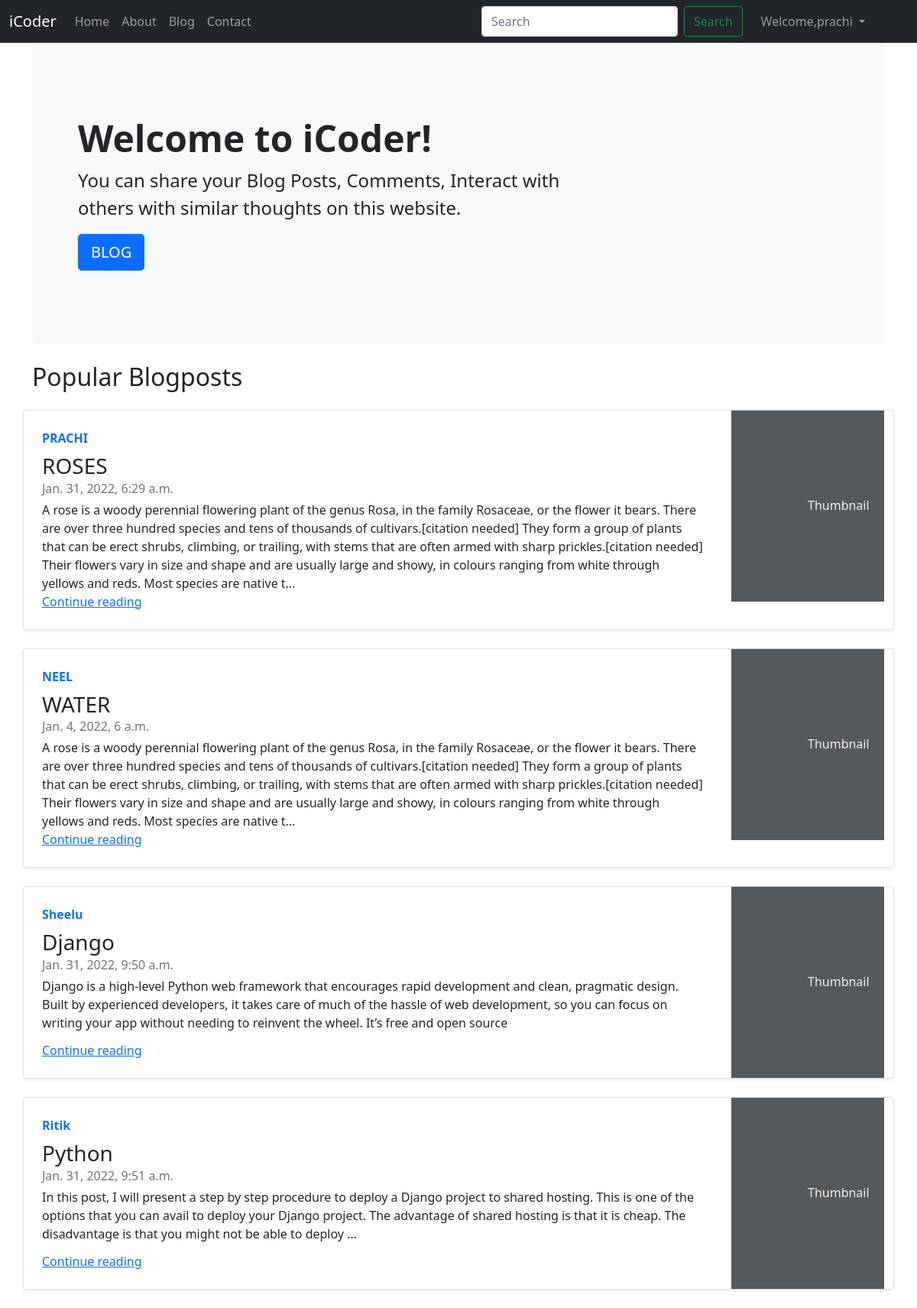
The app's page / (signed in) with its own data.
### blog/models.py (models this page shows, shortened)
class Post(models.Model):
    sno=models.AutoField(primary_key=True)
    title=models.CharField(max_length=255)
    author=models.CharField(max_length=14)
    slug=models.CharField(max_length=130)
    timeStamp=models.DateTimeField(blank=True)
    content=models.TextField()

### home/views.py (the view)
# urls.py: path('', views.home, name="home"),
def home(request):
    allPost=Post.objects.all()
    context={'allPost':allPost}
    return render(request, 'home/home.html',context)

### templates/home/home.html (shortened to what this page needs)
{% extends 'base.html' %}
{% block homeactive %}active {% endblock homeactive %}
{% block body %}
<div class="container">
    <div class="p-5 mb-4 bg-light rounded-3">
        <div class="container-fluid py-5">
            <h1 class="display-5 fw-bold">Welcome to iCoder!</h1>
            <p class="col-md-8 fs-4">You can share your Blog Posts, Comments, Interact with others with similar thoughts on this website.</p>
            <button class="btn btn-primary btn-lg" type="button"><a class="text-white" href='\blog'
                    style="text-decoration: none;">BLOG</a></button>
        </div>
    </div>
</div>
<div class="container">
    <h2>Popular Blogposts</h2>
    {% for post in allPost %}
    <div class="row no-gutters border rounded overflow-hidden flex-md-row mb-4 shadow-sm h-md-250 my-4 position-relative">
        <div class="col p-4 d-flex flex-column position-static">
            <strong class="d-inline-block mb-2 text-primary">{{post.author}}</strong>
            <h3 class="mb-0">{{post.title}}</h3>
            <div class="mb-1 text-muted">{{post.timeStamp}}</div>
            <p class="card-text mb-auto">{{post.content|truncatechars:500}}</p>
            <a href="/blog/{{post.slug}}" class="stretched-link">Continue reading</a>
        </div>
        <div class="col-auto d-none d-lg-block">
            <svg class="bd-placeholder-img" width="200" height="250" xmlns="http://www.w3.org/2000/svg"
                preserveAspectRatio="xMidYMid slice" focusable="false" role="img" aria-label="Placeholder: Thumbnail">
                <rect width="100%" height="100%" fill="#55595c"></rect><text x="50%" y="50%" fill="#eceeef"
                    dy=".3em">Thumbnail</text>
            </svg>
        </div>
    </div>
    {% endfor %}
</div>
{% endblock body %}

### templates/base.html (shortened to what this page needs)
<!doctype html>
<html lang="en">
<head>
  <link href="https://cdn.jsdelivr.net/npm/bootstrap@5.1.3/dist/css/bootstrap.min.css" rel="stylesheet"
>
</head>
<body>
  <nav class="navbar navbar-expand-lg navbar-dark bg-dark">
    <div class="container-fluid">
      <a class="navbar-brand" href="#">iCoder</a>
      <div class="collapse navbar-collapse" id="navbarSupportedContent">
        <ul class="navbar-nav me-auto mb-2 mb-lg-0">
          <li class="nav-item {% block homeactive %}
            {% endblock homeactive %}">
            <a class="nav-link" href="/">Home <span class="visually-hidden-focusable">(current)</span></a>
          </li>
          <li class="nav-item {% block aboutactive %}
            {% endblock aboutactive %}">
            <a class="nav-link" href="/about">About</a>
          </li>
          <li class="nav-item {% block blogactive %}
            {% endblock blogactive %}">
            <a class="nav-link" href="/blog">Blog</a>
          </li>
          <li class="nav-item {% block contactactive %}
            {% endblock contactactive %}">
            <a class="nav-link" href="/contact">Contact</a>
          </li>
        </ul>
        <div class="d-flex">
        <form method="get" action="/search" class="d-flex mx-3">
          <input class="form-control me-2" type="search" placeholder="Search" aria-label="Search" name="query"
          id="query">
          <button class="btn btn-outline-success" type="submit">Search</button>
        </form>
        {% if user.is_authenticated %}
        <ul class="navbar-nav ms-auto mb-2 mb-lg-0">
          <li class="nav-item dropdown me-5">
            <a class="nav-link dropdown-toggle" href="#" id="navbarDropdown" role="button" data-bs-toggle="dropdown" aria-expanded="false">
              Welcome,{{request.user}}
            </a>
          </li>
        </ul>
          {% endif %}
        </div>
      </div>
    </div>
  </nav>
  {% block body %} {% endblock body %}
</body>
</html>

### records on screen
Post: author "PRACHI", title "ROSES", timeStamp "Jan. 31, 2022, 6:29 a.m.", content "A rose is a woody perennial flowering plant of the genus Rosa, in the family Rosaceae, or the flower it bears. There are over three hundred species and tens of thousands of cultivars.[citation needed] They form a group of plants that can be erect shrubs, climbing, or trailing, with stems that are often armed with sharp prickles.[citation needed] Their flowers vary in size and shape and are usually large and showy, in colours ranging from white through yellows and reds. Most species are native t…"
Post: author "NEEL", title "WATER", timeStamp "Jan. 4, 2022, 6 a.m.", content "A rose is a woody perennial flowering plant of the genus Rosa, in the family Rosaceae, or the flower it bears. There are over three hundred species and tens of thousands of cultivars.[citation needed] They form a group of plants that can be erect shrubs, climbing, or trailing, with stems that are often armed with sharp prickles.[citation needed] Their flowers vary in size and shape and are usually large and showy, in colours ranging from white through yellows and reds. Most species are native t…"
Post: author "Sheelu", title "Django", timeStamp "Jan. 31, 2022, 9:50 a.m.", content "Django is a high-level Python web framework that encourages rapid development and clean, pragmatic design. Built by experienced developers, it takes care of much of the hassle of web development, so you can focus on writing your app without needing to reinvent the wheel. It’s free and open source"
Post: author "Ritik", title "Python", timeStamp "Jan. 31, 2022, 9:51 a.m.", content "In this post, I will present a step by step procedure to deploy a Django project to shared hosting. This is one of the options that you can avail to deploy your Django project. The advantage of shared hosting is that it is cheap. The disadvantage is that you might not be able to deploy …"

### other values on screen
{{ request.user }} "prachi"
